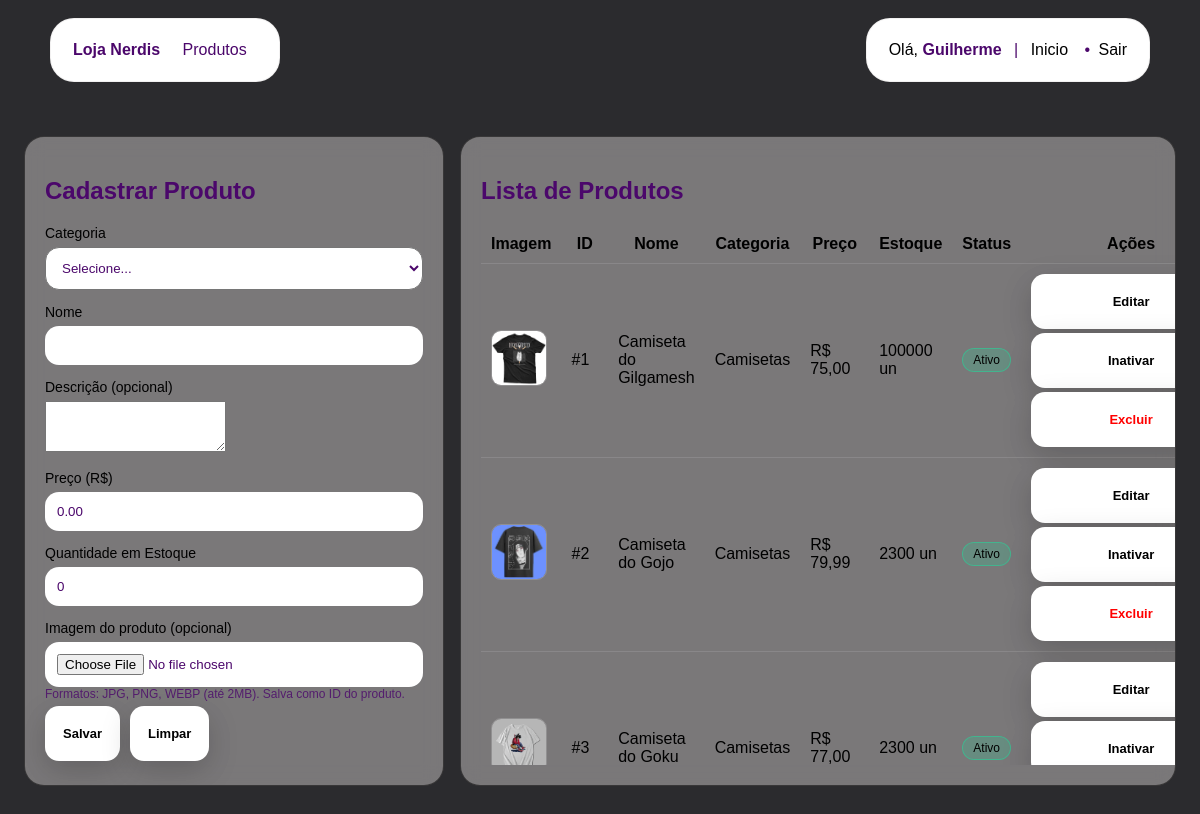
The page /loja_roupas/index.php?controller=produto&action=index (signed in) on the database its author committed.
### tables this page shows
CREATE TABLE `produto` (
  `id_produto` int(11) NOT NULL,
  `nome` varchar(100) NOT NULL,
  `descricao` text DEFAULT NULL,
  `preco` decimal(10,2) NOT NULL,
  `estoque` int(11) NOT NULL,
  `categoria_id` int(11) DEFAULT NULL,
  `ativo` tinyint(1) NOT NULL DEFAULT 1
);

CREATE TABLE `categoria` (
  `id_categoria` int(11) NOT NULL,
  `nome` varchar(50) NOT NULL
);

### loja_roupas/controllers/ProdutoController.php (called while the page is built, shortened)
<?php
require_once __DIR__ . '/../models/Produto.php';
class ProdutoController
{
public function index(): void
{
$produtoModel = new Produto();
$produtos = $produtoModel->listarComCategoria(false);
$editar = null;
require_once __DIR__ . '/../views/produtos.php';
}
}

### loja_roupas/index.php (called while the page is built, shortened)
<?php
require_once __DIR__ . '/config/db.php';
$controller = $_GET['controller'] ?? 'auth';
$action = $_GET['action'] ?? 'form';
switch ($controller) {
    case 'produto':
        require_once __DIR__ . '/controllers/ProdutoController.php';
        $c = new ProdutoController();
        break;
}
$c->$action();

### loja_roupas/config/db.php (called while the page is built)
<?php
class Database
{
private static $conn = null;
public static function getConnection()
{
if (self::$conn === null) {
try {
self::$conn = new PDO(
"mysql:host=localhost;dbname=loja_roupas;charset=utf8mb4",
"root",
"",
[
PDO::ATTR_ERRMODE => PDO::ERRMODE_EXCEPTION,
PDO::ATTR_DEFAULT_FETCH_MODE => PDO::FETCH_ASSOC
]
);
} catch (PDOException $e) {
die("Erro ao conectar ao banco de dados.");
}
}
return self::$conn;
}
}

### loja_roupas/models/produto.php (called while the page is built, shortened)
<?php
require_once __DIR__ . '/../config/db.php';
class Produto
{
    private PDO $conn;
    public function __construct()
    {
        $this->conn = Database::getConnection();
    }
    public function listarComCategoria(bool $somenteAtivos = false): array
    {
        $sql = "
            SELECT p.id_produto, p.categoria_id, p.nome, p.descricao, p.preco, p.estoque, p.ativo,
                   c.nome AS categoria_nome
            FROM produto p
            INNER JOIN categoria c ON c.id_categoria = p.categoria_id
        ";
        $sql .= " ORDER BY c.nome ASC, p.nome ASC";
        return $this->conn->query($sql)->fetchAll();
    }
}

### loja_roupas/views/produtos.php (the view, shortened to what this page needs)
<?php
function imagemProdutoUrl(int $produtoId): string
{
    $baseFs = __DIR__ . "/../public/uploads/produtos/";
    $baseUrl = "public/uploads/produtos/";
    foreach (['jpg','png','webp'] as $ext) {
        if (file_exists($baseFs . $produtoId . '.' . $ext)) {
            return $baseUrl . $produtoId . '.' . $ext;
        }
    }
    return "public/assets/img/produto_sem_foto.png";
}
?>
<!doctype html>
<html lang="pt-br">
<head>
    <link rel="stylesheet" href="public/assets/css/style.css">
</head>
<body class="pagina-produtos">
<div class="header">
    <div class="container header-inner">
        <div class="cabecaproduto">
            <strong>Loja Nerdis</strong>
            <span class="badge">Produtos</span>
        </div>
        <div class="user">
   <span style="color: black;">Olá,</span> <strong><?= htmlspecialchars($_SESSION['usuario_nome'] ?? 'Usuário') ?></strong>
    <span style="margin: 8px;">|</span>
    <a href="index.php?controller=auth&action=dashboard" style="margin-right: 8px; color: black;">Inicio</a>
    <span style="margin: 4px;">•</span>
    <a href="index.php?controller=auth&action=logout" style="color: black;">Sair</a>
</div>
</div>
    </div>
<div class="container grid">
    <div class="card">
        <h2><?= $editar ? "Editar Produto #".(int)$editar['id_produto'] : "Cadastrar Produto" ?></h2>
        <form method="post" action="index.php?controller=produto&action=salvar" enctype="multipart/form-data">
            <div class="form-group">
                <label style="color: black;">Categoria</label>
                <select class="input" name="categoria_id" required>
                    <option value="">Selecione...</option>
                </select>
            </div>
            <div class="form-group">
                <label style="color: black;">Nome</label>
                <input class="input" type="text" name="nome" required
                       value="<?= $editar ? htmlspecialchars($editar['nome']) : '' ?>">
            </div>
            <div class="form-group">
                <label style="color: black;">Descrição (opcional)</label>
                <textarea class="input" name="descricao" rows="3"><?= $editar ? htmlspecialchars($editar['descricao'] ?? '') : '' ?></textarea>
            </div>
            <div class="form-group">
                <label style="color: black;">Preço (R$)</label>
                <input class="input" type="number" step="0.01" name="preco" required
                       value="<?= $editar ? (float)$editar['preco'] : '0.00' ?>">
            </div>
            <div class="form-group">
                <label style="color: black;">Quantidade em Estoque</label>
                <input class="input" type="number" name="estoque" required
                       value="<?= $editar ? (int)$editar['estoque'] : '0' ?>">
            </div>
            <div class="form-group">
                <label style="color: black;">Imagem do produto (opcional)</label>
                <input class="input" type="file" name="imagem" accept="image/png, image/jpeg, image/webp">
                <small class="muted" style="display: block; margin-bottom: 5px;">Formatos: JPG, PNG, WEBP (até 2MB). Salva como ID do produto.</small>
            </div>
            <div class="actions">
                <button style="color: black;" class="btn btn-primary" type="submit">Salvar</button>
                <a style="color: black;" class="btn" href="index.php?controller=produto&action=index">Limpar</a>
            </div>
        </form>
    </div>
    <div class="card">
        <h2>Lista de Produtos</h2>
        <table class="table">
            <thead>
                <tr>
                    <th style="color: black;">Imagem</th>
                    <th style="color: black;">ID</th>
                    <th style="color: black;">Nome</th>
                    <th style="color: black;">Categoria</th>
                    <th style="color: black;">Preço</th>
                    <th style="color: black;">Estoque</th>
                    <th style="color: black;">Status</th>
                    <th style="width:220px; color: black;">Ações</th>
                </tr>
            </thead>
            <tbody>
                <?php
                $posicao = 1;
                foreach ($produtos as $p):
                ?>
                <tr>
                    <td>
                        <img class="thumb" src="<?= imagemProdutoUrl((int)$p['id_produto']) ?>" alt="produto">
                    </td>
                    <td style="color: black;">#<?= $posicao ?></td>
                    <td style="color: black;"><?= htmlspecialchars($p['nome']) ?></td>
                    <td style="color: black;"><?= htmlspecialchars($p['categoria_nome']) ?></td>
                    <td style="color: black;">R$ <?= number_format((float)($p['preco'] ?? 0), 2, ',', '.') ?></td>
                    <td style="color: black;"><?= (int)($p['estoque'] ?? 0) ?> un</td>
                    <td>
                        <?php if (isset($p['ativo']) && (int)$p['ativo'] === 1): ?>
                            <span style="color: black;" class="tag ok">Ativo</span>
                        <?php else: ?>
                            <span style="color: black;" class="tag off">Inativo</span>
                        <?php endif; ?>
                    </td>
                    <td>
                        <div style="display: flex; flex-direction: column; gap: 4px;">
                            <a style="color: black;" class="btn" href="index.php?controller=produto&action=index&id=<?= (int)$p['id_produto'] ?>">Editar</a>
                            <?php if (isset($p['ativo']) && (int)$p['ativo'] === 1): ?>
                                <a style="color: black;" class="btn btn-danger"
                                   href="index.php?controller=produto&action=toggle&id=<?= (int)$p['id_produto'] ?>&ativo=0"
                                   onclick="return confirm('Inativar este produto?')">Inativar</a>
                            <?php else: ?>
                                <a style="color: black;" class="btn btn-success"
                                   href="index.php?controller=produto&action=toggle&id=<?= (int)$p['id_produto'] ?>&ativo=1">Ativar</a>
                            <?php endif; ?>
                            <a class="btn btn-danger" style="color: red;"
                               href="index.php?controller=produto&action=deletar&id=<?= (int)$p['id_produto'] ?>"
                               onclick="return confirm('⚠️ DELETAR permanentemente? Não há volta!')">Excluir</a>
                        </div>
                    </td>
                </tr>
                <?php
                $posicao++;
                endforeach;
                ?>
            </tbody>
        </table>
    </div>
</div>
</body>
</html>

### loja_roupas/public/assets/css/style.css (style rules this page uses)
body { margin:0; min-height:100vh; display:block; justify-content:initial; align-items:initial; overflow-x:hidden; overflow-y: auto ; font-family:Arial, sans-serif; color: rgb(75, 7, 107);display: block; position:relative; }
body::before { content:""; position:fixed; inset:0; background-image:url("../img/bg.png"); background-size:cover; background-position:center; background-repeat:no-repeat; filter:blur(5px); transform:scale(1.05); z-index:-2; }
body.pagina-produtos::before { background-image: none; background-color: #2b2b2e; }
* { box-sizing:border-box; }
a { text-decoration:none; }
.container { width:min(1100px, 92vw); margin:0 auto; padding:195px 0; }
.card { background: rgba(192, 187, 187, 0.534); backdrop-filter: blur(10px); -webkit-backdrop-filter: blur(10px); border:1px solid rgba(0, 0, 0, 0.534); border-radius: 20px; box-shadow:var(--shadow); padding:20px; overflow: auto; }
input { width:100%; padding:14px; border:none; border-radius:30px; background: rgba(0,0,0,0.25); color:rgb(255, 255, 255); outline:none; }
label { display:block; margin:14px 0 6px; color:var(--muted); font-size:14px; }
input, select { width:100%; padding:12px; border-radius:14px; background-color: white; color:var(--txt); outline:none; }
.btn { display: inline-flex; justify-content: center; align-items: center; padding: 20px 18px; border-radius: 14px; border: 0; cursor: pointer; color: rgb(75, 7, 107); background-color: white; box-shadow: 0 10px 30px rgba(0, 0, 0, 0.18); font-family: inherit; font-size: 13px; font-weight: 700; }
.table { width:100%; min-width: 760px; border-collapse: collapse; }
.table th, .table td { padding: 10px; border-bottom: 1px solid rgba(255,255,255,.12); vertical-align: middle; }
.thumb { width:56px; height:56px; object-fit: cover; border-radius: 10px; border: 1px solid rgba(255,255,255,.18); }
.tag { padding: 4px 10px; border-radius: 999px; font-size: 12px; display: inline-block; }
.tag.ok { background: rgba(0,255,170,.15); border: 1px solid rgba(0,255,170,.35); }
.muted { opacity: .8; font-size: 12px; }
.grid { display: grid; grid-template-columns: 380px 1fr; gap: 16px; align-items: start; }
.header-inner { display:flex; justify-content: space-between; align-items:center; }
.badge { margin-left: 8px; padding: 4px 10px; border-radius: 999px; }
.header .container { padding: 18px 0; }
.container.grid { width: min(1320px, 96vw); padding: 36px 0; grid-template-columns: minmax(320px, 420px) minmax(0, 1fr); align-items: stretch; }
.container.grid > .card:last-child { height: 650px; display: flex; flex-direction: column; }
.container.grid > .card:last-child > .table { flex: 1; overflow-y: auto; display: block; }
.actions { display: flex; gap: 10px; flex-wrap: wrap; }
.user { background-color: white; border:1px solid rgba(170, 160, 160, 0.15); border-radius: 24px; box-shadow:var(--shadow); padding:22px; }
.cabecaproduto { background-color: white; border:1px solid rgba(170, 160, 160, 0.15); border-radius: 24px; box-shadow:var(--shadow); padding:22px; }

### rows shown on the page
produto: shows a picture, nome "Camiseta do Gilgamesh", categoria.nome "Camisetas", preco "75,00", estoque "100000", ativo "Ativo"
produto: shows a picture, nome "Camiseta do Gojo", categoria.nome "Camisetas", preco "79,99", estoque "2300", ativo "Ativo"
produto: shows a picture, nome "Camiseta do Goku", categoria.nome "Camisetas", preco "77,00", estoque "2300", ativo "Ativo"

### other values the page prints
$_SESSION['usuario_nome'] "Guilherme"
